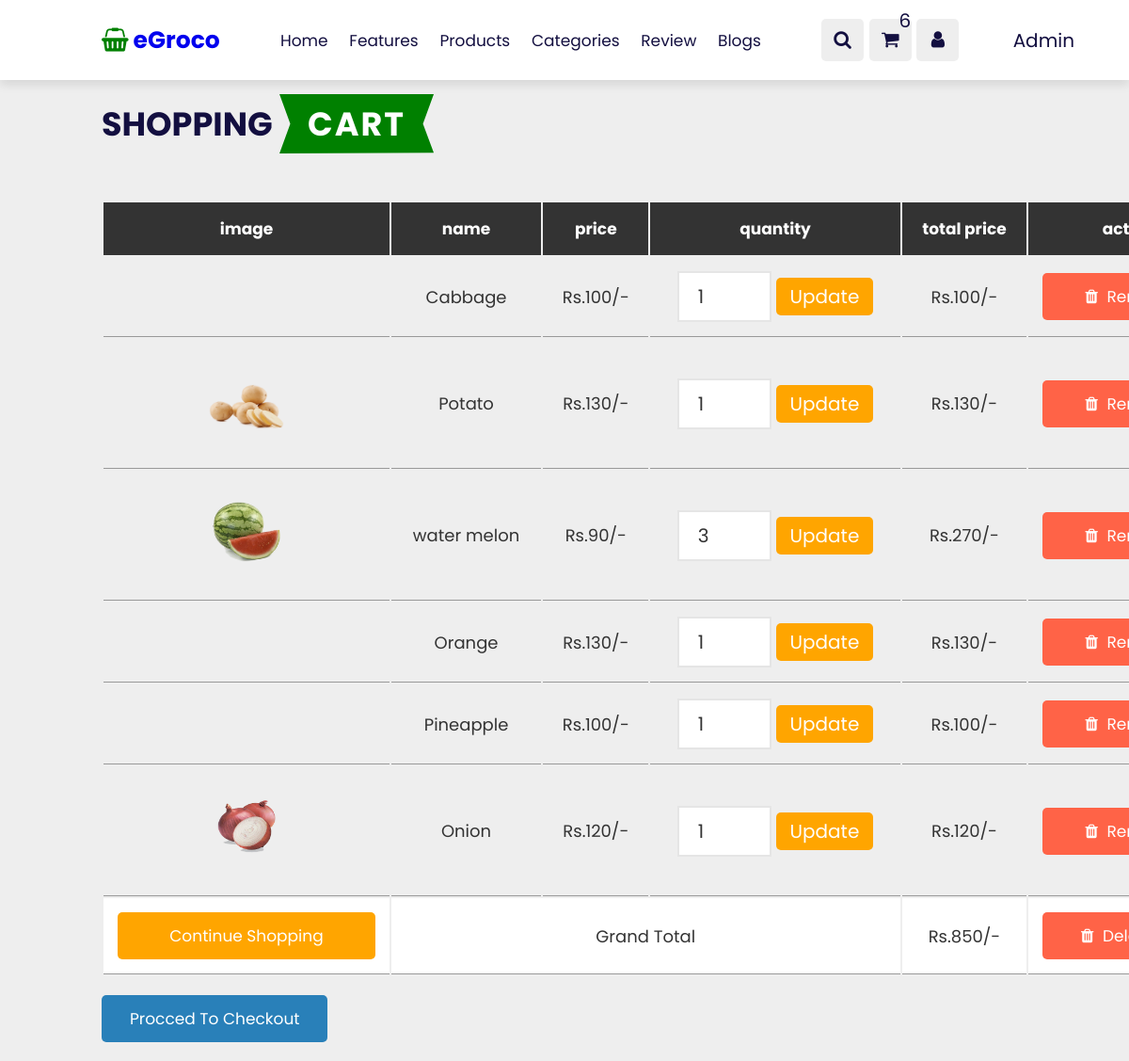
Screenshot of /user/viewCart.php with the database file from the repository.
### tables this page shows
CREATE TABLE `addcart` (
  `id` int(11) NOT NULL,
  `name` varchar(255) NOT NULL,
  `price` varchar(255) NOT NULL,
  `image` varchar(255) NOT NULL,
  `quantity` int(255) NOT NULL
);

### user/viewCart.php (the view, shortened to what this page needs)
<?php
@include 'config.php';
?>
<!DOCTYPE html>
<html lang="en">
<head>
   <link rel="stylesheet" href="https://cdnjs.cloudflare.com/ajax/libs/font-awesome/4.7.0/css/font-awesome.min.css" />
   <link rel="stylesheet" href="header.css">
</head>
<body >
<?php include 'headerSmall.php'; ?>
<div class="container">
<section class="shopping-cart">
   <h1 class="heading">shopping <span>cart</span></h1>
   <table>
      <thead>
         <th>image</th>
         <th>name</th>
         <th>price</th>
         <th>quantity</th>
         <th>total price</th>
         <th>action</th>
      </thead>
      <tbody>
         <?php
         $select_cart = mysqli_query($con, "SELECT * FROM `addcart`");
         $grand_total = 0;
         if(mysqli_num_rows($select_cart) > 0){
            while($fetch_cart = mysqli_fetch_assoc($select_cart)){
         ?>
         <tr>
            <td><img src="../admin/product/<?php echo $fetch_cart['image']; ?>" height="100" alt=""></td>
            <td><?php echo $fetch_cart['name']; ?></td>
            <td>Rs.<?php echo number_format($fetch_cart['price']); ?>/-</td>
            <td>
               <form action="" method="post">
                  <input type="number" name="update_quantity" min="1"  value="<?php echo $fetch_cart['quantity']; ?>" >
                  <input type="submit"   value="Update" name="update_update_btn">
               </form>
            </td>
            <td>Rs.<?php echo $sub_total = number_format($fetch_cart['price'] * $fetch_cart['quantity']); ?>/-</td>
            <td><a href="viewCart.php?remove=<?php echo $fetch_cart['id']; ?>" onclick="return confirm('remove item from cart?')" class="delete-btn"> <i class="fa fa-trash"></i> Remove</a></td>
         </tr>
         <?php
           $grand_total += $sub_total;
            };
         };
         ?>
         <tr class="table-bottom">
            <td><a href="header.php" class="option-btn" style="margin-top: 0;">Continue Shopping</a></td>
            <td colspan="3">Grand Total</td>
            <td>Rs.<?php echo $grand_total; ?>/-</td>
            <td><a href="viewCart.php?delete_all" onclick="return confirm('are you sure you want to delete all?');" class="delete-btn"> <i class="fa fa-trash"></i> Delete All </a></td>
         </tr>
      </tbody>
   </table>
   <div class="checkout-btn">
      <a href="checkOut.php" class="btnMe <?= ($grand_total > 1)?'':'disabled'; ?>">Procced To Checkout</a>
   </div>
</section>
</div>
</body>
</html>

### user/headerSmall.php (shortened to what this page needs)
<!DOCTYPE html>
<html lang="en">
<head>
    <link rel="stylesheet" href="https://cdnjs.cloudflare.com/ajax/libs/font-awesome/4.7.0/css/font-awesome.min.css" />
    <link rel="stylesheet" href="header.css">
</head>
<body>
    <?php
    @include 'config.php';
    $select_rows = mysqli_query($con,"SELECT * FROM `addcart`") or die('query failed');
    $row_count = mysqli_num_rows($select_rows);
    ?>
    <header class="header">
        <a href="#" class="logo"><i class="fa fa-shopping-basket" aria-hidden="true"></i>eGroco</a>
        <nav class="navbar">
            <a href="header.php">Home</a>
            <a href="header.php#features">Features</a>
            <a href="header.php#products">Products</a>
            <a href="header.php#categories">Categories</a>
            <a href="header.php#review">Review</a>
            <a href="header.php#blogs">Blogs</a>
        </nav>
        <div class="icons">
            <div class="fa fa-search" id="search-btn"></div>
            <a href="viewCart.php"><div  class="fa fa-shopping-cart" id="cart-btn"><span><?php echo $row_count;?></span></div></a>
            <div class="fa fa-user users" id="login-btn"></div>
        </div>
        <div class="admin-panel"><a href="../admin/mystore.php">Admin</a></div>
    </header>
</body>
</html>

### user/header.css (style rules this page uses)
:root { --green: green; --black: #130f40; --light-color: #666; --box-shadow: 0 0.5rem 1.5rem rgba(0, 0, 0, 0.1); --border: .2rem solid rgba(0, 0, 0, 0.1); --outline: 0.1rem solid rgba(0, 0, 0, 0.1); --blue:#2980b9; --red:tomato; --orange:orange; --light-black:#333; --white:#fff; --bg-color:#eee; --dark-bg:rgba(0,0,0,.7); --box-shadow:0 .5rem 1rem rgba(0,0,0,.1); --light-border:.1rem solid #999; }
* { margin: 0; padding: 0; box-sizing: border-box; font-family: "Poppins", sans-serif; border: none; outline: none; text-decoration: none; transition: all 0.2s linear; }
html { font-size: 62.5%; overflow-x: hidden; scroll-behavior: smooth; scroll-padding-top: 7rem; }
body { background: #eee; }
section { padding: 2rem 9%; }
.heading { text-align: center; padding: 3rem 0; padding-bottom: 3rem; font-size: 3.5rem; color: var(--black); }
.heading span { background: var(--green); color: #fff; display: inline-block; padding: 0.5rem 3rem; letter-spacing: 2px; clip-path: polygon(100% 0, 93% 50%, 100% 99%, 0% 100%, 7% 50%, 0% 0%); }
.header { position: fixed; top: 0; left: 0; right: 0; z-index: 999; display: flex; justify-content: space-between; align-items: center; padding: 2rem 9%; background: #fff; box-shadow: var(--box-shadow); }
.header .logo { font-size: 2.5rem; font-weight: bolder; color: #0000EE; text-decoration: none; }
.header .logo i { color: var(--green); margin-right: 5px; }
.header .navbar a { font-size: 1.7rem; margin: 0 1rem; color: var(--black); text-decoration: none; }
.header .admin-panel a { font-size: 2rem; margin-right: -5rem; color: var(--black); text-decoration: none; }
.header .icons div { width: 4.5rem; height: 4.5rem; line-height: 4.5rem; border-radius: 0.5rem; background: #eee; color: var(--black); font-size: 2rem; margin-right: 0.3rem; text-align: center; cursor: pointer; }
.icons .fa span { position: absolute; top: 0; color: #130f40; }
.container { max-width: 1320px; margin:0 auto; }
.heading { text-align: center; font-size: 3.5rem; text-transform: uppercase; color:var(--black); margin-bottom: 2rem; }
.btnMe, .option-btn, .delete-btn { display: block; width: 100%; text-align: center; background-color: var(--blue); color:var(--white); font-size: 1.7rem; padding:1.2rem 3rem; border-radius: .5rem; cursor: pointer; margin-top: 1rem; }
.table-bottom .option-btn { padding:1.2rem 4rem; }
.option-btn i, .delete-btn i { padding-right: .5rem; }
.option-btn { background-color: var(--orange); }
.delete-btn { margin-top: 0; background-color: var(--red); }
.shopping-cart table { text-align: center; width: 100%; }
.container .shopping-cart { margin-top: 5rem; }
.shopping-cart table thead th { padding:1.5rem; font-size: 1.7rem; color:var(--white); background-color: var(--light-black); }
.shopping-cart table tr td { border-bottom: var(--light-border); padding:1.5rem; font-size: 1.8rem; color:var(--light-black); }
.shopping-cart table input[type="number"] { border: var(--border); padding:1rem 2rem; font-size: 2rem; color:var(--light-black); width: 10rem; }
.shopping-cart table input[type="submit"] { padding:.5rem 1.5rem; cursor: pointer; font-size: 2rem; border-radius: .5rem; background-color: var(--orange); color:var(--white); }
.shopping-cart table .table-bottom { background-color: var(--white); }
.shopping-cart .checkout-btn { text-align: center; margin-top: 1rem; }
.shopping-cart .checkout-btn a { display: inline-block; width: auto; }
table thead { font-size: 1.6rem; color: var(--black); }
tr td { font-size: 2rem; color: var(--black); }
@media (max-width:1300px) { .shopping-cart { overflow-x: scroll; } }
@media (max-width:1300px) { .shopping-cart table { width: 120rem; } }
@media (max-width:1300px) { .shopping-cart .heading { text-align: left; } }
@media (max-width:1300px) { .shopping-cart .checkout-btn { text-align: left; } }

### rows the page displays
addcart: name "Cabbage", price "100", update_quantity "1"
addcart: image (picture), name "Potato", price "130", update_quantity "1"
addcart: image (picture), name "water melon", price "90", update_quantity "3", $sub_total = number_format($fetch_cart['price'] * $fetch_cart['quantity']) "270"
addcart: name "Orange", price "130", update_quantity "1"
addcart: name "Pineapple", price "100", update_quantity "1"
addcart: image (picture), name "Onion", price "120", update_quantity "1"

### other values shown
$row_count "6"
$grand_total "850"
